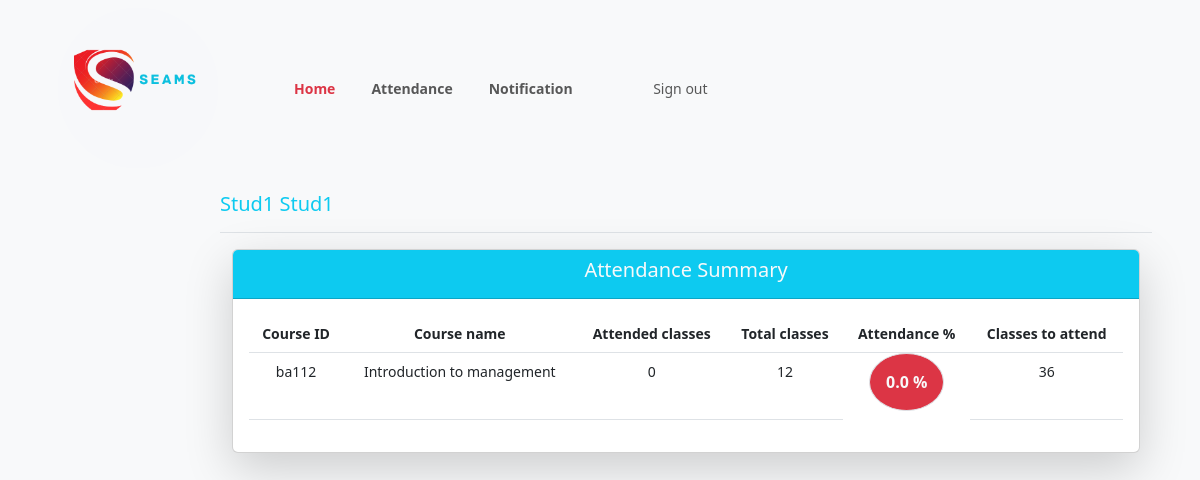
/student/01_BSC-B1_20/attendance/ (signed in), run on the app's committed database.
### samsApp/models.py (models this page shows, shortened)
class User(AbstractBaseUser, PermissionsMixin):
    email = models.EmailField(unique=True)
    first_name = models.CharField(max_length=30)
    last_name = models.CharField(max_length=30)
    is_active = models.BooleanField(default=True)
    is_teacher = models.BooleanField(default=False)
    is_student = models.BooleanField(default=False)
    is_admin = models.BooleanField(default=False)
    approved = models.BooleanField(_('Approved'), default = False)
    is_staff = models.BooleanField(default=False)
    is_superuser = models.BooleanField(default=False)
    objects = UserManager()
    USERNAME_FIELD = 'email'
    REQUIRED_FIELDS = ['first_name', 'last_name']

class AttendanceTotal(models.Model):
    course = models.ForeignKey(Course, on_delete=models.CASCADE)
    student = models.ForeignKey(Student, on_delete=models.CASCADE)
    class Meta:
        unique_together = (('student', 'course'),)
    @property
    def att_class(self):
        stud = Student.objects.get(USN=self.student)
        cr = Course.objects.get(name=self.course)
        att_class = Attendance.objects.filter(course=cr, student=stud, status='True').count()
        return att_class
    @property
    def total_class(self):
        stud = Student.objects.get(USN=self.student)
        cr = Course.objects.get(name=self.course)
        total_class = Attendance.objects.filter(course=cr, student=stud).count()
        return total_class
    @property
    def attendance(self):
        stud = Student.objects.get(USN=self.student)
        cr = Course.objects.get(name=self.course)
        total_class = Attendance.objects.filter(course=cr, student=stud).count()
        att_class = Attendance.objects.filter(course=cr, student=stud, status='True').count()
        if total_class == 0:
            attendance = 0
        else:
            attendance = round(att_class / total_class * 100, 2)
        return attendance
    @property
    def classes_to_attend(self):
        stud = Student.objects.get(USN=self.student)
        cr = Course.objects.get(name=self.course)
        total_class = Attendance.objects.filter(course=cr, student=stud).count()
        att_class = Attendance.objects.filter(course=cr, student=stud, status='True').count()
        cta = math.ceil((0.75 * total_class - att_class) / 0.25)
        if cta < 0:
            return 0
        return cta

class Course(models.Model):
    dept = models.ForeignKey(Dept, on_delete=models.CASCADE)
    id = models.CharField(primary_key=True, max_length=50)
    name = models.CharField(max_length=50)
    shortname = models.CharField(max_length=50)
    def __str__(self):
        return self.name

class Student(models.Model):
    user = models.OneToOneField(User, on_delete=models.CASCADE)
    class_id = models.ForeignKey(Class, on_delete=models.CASCADE, null=True)
    USN = models.CharField(primary_key='True', max_length=100)
    gender = models.CharField(max_length=50, choices=gender_choice)
    date_of_birth = models.DateField(null=True)
    batch = models.CharField(max_length=50, default='B1')
    def __str__(self):
        return self.USN

### samsApp/views.py (the view)
# urls.py: path('student/<slug:stud_id>/attendance/', views.student_attendance, name='student_attendance_url'),
@login_required()
def student_attendance(request, stud_id):
    stud = Student.objects.get(USN=stud_id)
    ass_list = Assign.objects.filter(class_id_id=stud.class_id)
    att_list = []
    for ass in ass_list:
        try:
            a = AttendanceTotal.objects.get(student=stud, course=ass.course )
        except AttendanceTotal.DoesNotExist:
            a = AttendanceTotal(student=stud, course=ass.course)
            a.save()
        att_list.append(a)
    return render(request, 'student_attendance.html', {'att_list': att_list})

### samsApp/templates/student_attendance.html (shortened to what this page needs)
{% load static %}
{% load avatar_tags %}
{% include "header.html" %}
{% include "student_header.html" %}
<div class="container-fluid">
  <div class="row">
    <div class="row">
      <div class="col d-flex justify-content-lg-end justify-content-md-end">
      </div>
<main class="col-md-9 ms-sm-auto col-lg-10 px-md-4">
  <div class="pt-3 pb-2 mb-3 border-bottom">
    <h1 class="h5 text-info text-capitalize">{{ request.user.first_name }} {{ request.user.last_name }}</h1>
  </div>
  <div class="container-fluid">
    <div class="row">
        <div class="col">
            <div class="card text-center shadow-lg">
                <div class="card-header bg-info text-light fw-bold">
                  <h3 class="h5">Attendance Summary</h3>
                </div>
                <div class="card-body">
                    <div class="table-responsive">
                      <table class="table table-hover">
                        <thead class="thead-light ">
                          <tr>
                              <th>Course ID</th>
                              <th>Course name</th>
                              <th>Attended classes</th>
                              <th>Total classes</th>
                              <th>Attendance %</th>
                              <th>Classes to attend</th>
                          </tr>
                        </thead>
                        <tbody>
                          {% for a in att_list %}
                          <tr>
                              <td>{{ a.course_id }}</td>
                              <td>{{a.course.name}}</td>
                              <td>{{ a.att_class }}</td>
                              <td>{{ a.total_class }}</td>
                              {% if a.attendance < 75 %}
                                  <td class="p-3 mb-2 btn bg-danger border rounded-circle text-light fw-bold">{{ a.attendance }} %</td>
                              {% else %}
                                  <td class="p-3 mb-2 btn bg-info border rounded-circle text-light fw-bold">{{ a.attendance }} %</td>
                              {% endif %}
                              <td>{{ a.classes_to_attend }}</td>
                          </tr>
                          {% empty %}
                                  <p>student has no courses</p>
                          {% endfor %}
                        </tbody>
                      </table>
                    </div>
                  </div>
              </div>
        </div>
    </div>
</div>
    </div>
</div>

### samsApp/static/styles.css (style rules this page uses)
body { font-size: .875rem; }

### data on the page
User: user.first_name "Stud1", user.last_name "Stud1"
AttendanceTotal: course_id "ba112", course.name "Introduction to management", att_class "0", total_class "12", attendance "0.0", classes_to_attend "36"
